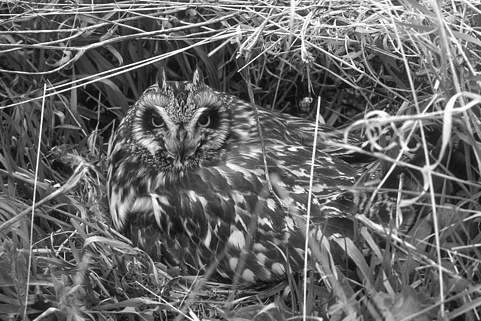
%> input picture em/localfuc/test1.bmp, 481 x 321 px
$ octave test.m   (GNU Octave 9; MATLAB toolbox functions it lacks are replaced by stand-ins)
%> lines starting %> are read from the running program, lines starting %| are printed output that depends on the picture; in (x1, y1, x2, y2) boxes, pixels count from 0 and x2, y2 are one past the last pixel; in counts of white or black regions, pixels touching at a corner belong together; the program's own positions count from 1
%> further down, I11 is the input picture: size 321x481 uint8; min 3, max 255, mean 104.1
### em/localfuc/LBP.m
%LBP returns the local binary pattern image or LBP histogram of an image.
%  J = LBP(I,R,N,MAPPING,MODE) returns either a local binary pattern
%  coded image or the local binary pattern histogram of an intensity
%  image I. The LBP codes are computed using N sampling points on a
%  circle of radius R and using mapping table defined by MAPPING.
%  See the getmapping function for different mappings and use 0 for
%  no mapping. Possible values for MODE are
%       'h' or 'hist'  to get a histogram of LBP codes
%       'nh'           to get a normalized histogram
%  Otherwise an LBP code image is returned.
%
%  J = LBP(I) returns the original (basic) LBP histogram of image I
%
%  J = LBP(I,SP,MAPPING,MODE) computes the LBP codes using n sampling
%  points defined in (n * 2) matrix SP. The sampling points should be
%  defined around the origin (coordinates (0,0)).
%
%  Examples
%  --------
%       I=imread('rice.png');
%       mapping=getmapping(8,'u2');
%       H1=LBP(I,1,8,mapping,'h'); %LBP histogram in (8,1) neighborhood
%                                  %using uniform patterns
%       subplot(2,1,1),stem(H1);
%
%       H2=LBP(I);
%       subplot(2,1,2),stem(H2);
%
%       SP=[-1 -1; -1 0; -1 1; 0 -1; -0 1; 1 -1; 1 0; 1 1];
%       I2=LBP(I,SP,0,'i'); %LBP code image using sampling points in SP
%                           %and no mapping. Now H2 is equal to histogram
%                           %of I2.


function result = lbp(varargin) % image,radius,neighbors,mapping,mode)
% Version 0.3.2
% Authors: Marko Heikkil?and Timo Ahonen


% Changelog
% Version 0.3.2: A bug fix to enable using mappings together with a
% predefined spoints array
% Version 0.3.1: Changed MAPPING input to be a struct containing the mapping
% table and the number of bins to make the function run faster with high number
% of sampling points. Lauge Sorensen is acknowledged for spotting this problem.


% Check number of input arguments.
error(nargchk(1,5,nargin));
image=varargin{1};
d_image=double(image);


if nargin==1
    spoints=[-1 -1; -1 0; -1 1; 0 -1; -0 1; 1 -1; 1 0; 1 1];
    neighbors=8;
    mapping=0;
    mode='h';
end


if (nargin == 2) && (length(varargin{2}) == 1)
    error('Input arguments');
end


if (nargin > 2) && (length(varargin{2}) == 1)
    radius=varargin{2};
    neighbors=varargin{3};

    spoints=zeros(neighbors,2);


    % Angle step.
    a = 2*pi/neighbors;

    for i = 1:neighbors
        spoints(i,1) = -radius*sin((i-1)*a);
        spoints(i,2) = radius*cos((i-1)*a);
    end

    if(nargin >= 4)
        mapping=varargin{4};
        if(isstruct(mapping) && mapping.samples ~= neighbors)
            error('Incompatible mapping');
        end
    else
        mapping=0;
    end

    if(nargin >= 5)
        mode=varargin{5};
    else
        mode='h';
    end
end


if (nargin > 1) && (length(varargin{2}) > 1)
    spoints=varargin{2};
%> spoints = [-1 -1; -1 0; -1 1; 0 -1; 0 1; 1 -1; 1 0; 1 1]
    neighbors=size(spoints,1);
%> neighbors = 8

    if(nargin >= 3)
        mapping=varargin{3};
%> mapping = 0
        if(isstruct(mapping) && mapping.samples ~= neighbors)
            error('Incompatible mapping');
        end
    else
        mapping=0;
    end

    if(nargin >= 4)
        mode=varargin{4};
%> mode = 'i'
    else
        mode='h';
    end
end


% Determine the dimensions of the input image.
[ysize xsize] = size(image);
%> ysize = 321; xsize = 481


miny=min(spoints(:,1));
%> miny = -1
maxy=max(spoints(:,1));
%> maxy = 1
minx=min(spoints(:,2));
%> minx = -1
maxx=max(spoints(:,2));
%> maxx = 1


% Block size, each LBP code is computed within a block of size bsizey*bsizex
bsizey=ceil(max(maxy,0))-floor(min(miny,0))+1;
%> bsizey = 3
bsizex=ceil(max(maxx,0))-floor(min(minx,0))+1;
%> bsizex = 3


% Coordinates of origin (0,0) in the block
origy=1-floor(min(miny,0));
%> origy = 2
origx=1-floor(min(minx,0));
%> origx = 2


% Minimum allowed size for the input image depends
% on the radius of the used LBP operator.
if(xsize < bsizex || ysize < bsizey)
  error('Too small input image. Should be at least (2*radius+1) x (2*radius+1)');
end


% Calculate dx and dy;
dx = xsize - bsizex;
%> dx = 478
dy = ysize - bsizey;
%> dy = 318


% Fill the center pixel matrix C.
C = image(origy:origy+dy,origx:origx+dx);
d_C = double(C);


bins = 2^neighbors;
%> bins = 256


% Initialize the result matrix with zeros.
result=zeros(dy+1,dx+1);
%> result: size 319x479 double; every value is 0


%Compute the LBP code image


for i = 1:neighbors
  y = spoints(i,1)+origy;
  x = spoints(i,2)+origx;
  % Calculate floors, ceils and rounds for the x and y.
  fy = floor(y); cy = ceil(y); ry = round(y);
  fx = floor(x); cx = ceil(x); rx = round(x);
  % Check if interpolation is needed.
  if (abs(x - rx) < 1e-6) && (abs(y - ry) < 1e-6)
    % Interpolation is not needed, use original datatypes
    N = image(ry:ry+dy,rx:rx+dx);
    D = N >= C;
  else
    % Interpolation needed, use double type images
    ty = y - fy;
    tx = x - fx;


    % Calculate the interpolation weights.
    w1 = (1 - tx) * (1 - ty);
    w2 =      tx  * (1 - ty);
    w3 = (1 - tx) *      ty ;
    w4 =      tx  *      ty ;
    % Compute interpolated pixel values
    N = w1*d_image(fy:fy+dy,fx:fx+dx) + w2*d_image(fy:fy+dy,cx:cx+dx) + ...
        w3*d_image(cy:cy+dy,fx:fx+dx) + w4*d_image(cy:cy+dy,cx:cx+dx);
    D = N >= d_C;
  end
  % Update the result matrix.
  v = 2^(i-1);
  result = result + v*D;
end
%> this loop made 8 passes
%> (y, x, fy, cy, ry, fx, cx, rx) on passes 1 to 8: (1, 1, 1, 1, 1, 1, 1, 1), (1, 2, 1, 1, 1, 2, 2, 2), (1, 3, 1, 1, 1, 3, 3, 3), (2, 1, 2, 2, 2, 1, 1, 1), (2, 3, 2, 2, 2, 3, 3, 3), (3, 1, 3, 3, 3, 1, 1, 1), (3, 2, 3, 3, 3, 2, 2, 2), (3, 3, 3, 3, 3, 3, 3, 3)
%> pass 1, in lbp, `D = N >= C;`:
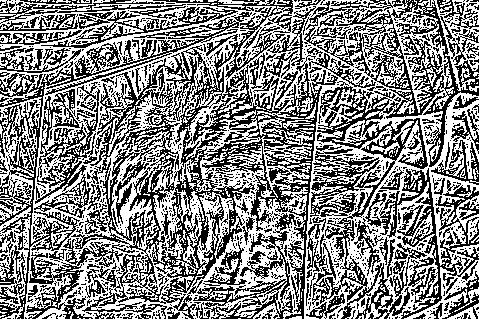
%> D: size 319x479 logical; 52.6% white; black in thin lines or dots
%> after the loop: D: size 319x479 logical; 49.8% white in thin lines or dots


%Apply mapping if it is defined
if isstruct(mapping)
    bins = mapping.num;
    for i = 1:size(result,1)
        for j = 1:size(result,2)
            result(i,j) = mapping.table(result(i,j)+1);
        end
    end
end


if (strcmp(mode,'h') || strcmp(mode,'hist') || strcmp(mode,'nh'))
    % Return with LBP histogram if mode equals 'hist'.
    result=hist(result(:),0:(bins-1));
    if (strcmp(mode,'nh'))
        result=result/sum(result);
    end
else
    %Otherwise return a matrix of unsigned integers
    if ((bins-1)<=intmax('uint8'))
        result=uint8(result);
%> result: size 319x479 uint8
    elseif ((bins-1)<=intmax('uint16'))
        result=uint16(result);
    else
        result=uint32(result);
    end
end
end

### em/localfuc/getmapping.m
% GETMAPPING returns a structure containing a mapping table for LBP codes.
%  MAPPING = GETMAPPING(SAMPLES,MAPPINGTYPE) returns a
%  structure containing a mapping table for
%  LBP codes in a neighbourhood of SAMPLES sampling
%  points. Possible values for MAPPINGTYPE are
%       'u2'   for uniform LBP
%       'ri'   for rotation-invariant LBP
%       'riu2' for uniform rotation-invariant LBP.
%
%  Example:
%       I=imread('rice.tif');
%       MAPPING=getmapping(16,'riu2');
%       LBPHIST=lbp(I,2,16,MAPPING,'hist');
%  Now LBPHIST contains a rotation-invariant uniform LBP
%  histogram in a (16,2) neighbourhood.
%


function mapping = getmapping(samples,mappingtype)
% Version 0.1.1
% Authors: Marko Heikkil?and Timo Ahonen


% Changelog
% 0.1.1 Changed output to be a structure
% Fixed a bug causing out of memory errors when generating rotation
% invariant mappings with high number of sampling points.
% Lauge Sorensen is acknowledged for spotting this problem.


table = 0:2^samples-1;
newMax  = 0; %number of patterns in the resulting LBP code
index   = 0;


if strcmp(mappingtype,'u2') %Uniform 2
  newMax = samples*(samples-1) + 3;
  for i = 0:2^samples-1
    j = bitset(bitshift(i,1,samples),1,bitget(i,samples)); %rotate left
    numt = sum(bitget(bitxor(i,j),1:samples)); %number of 1->0 and
                                               %0->1 transitions
                                               %in binary string
                                               %x is equal to the
                                               %number of 1-bits in
                                               %XOR(x,Rotate left(x))
    if numt <= 2
      table(i+1) = index;
      index = index + 1;
    else
      table(i+1) = newMax - 1;
    end
  end
end


if strcmp(mappingtype,'ri') %Rotation invariant
  tmpMap = zeros(2^samples,1) - 1;
  for i = 0:2^samples-1
    rm = i;
    r  = i;
    for j = 1:samples-1
      r = bitset(bitshift(r,1,samples),1,bitget(r,samples)); %rotate
                                                             %left
      if r < rm
        rm = r;
      end
    end
    if tmpMap(rm+1) < 0
      tmpMap(rm+1) = newMax;
      newMax = newMax + 1;
    end
    table(i+1) = tmpMap(rm+1);
  end
end


if strcmp(mappingtype,'riu2') %Uniform & Rotation invariant
  newMax = samples + 2;
  for i = 0:2^samples - 1
    j = bitset(bitshift(i,1,samples),1,bitget(i,samples)); %rotate left
    numt = sum(bitget(bitxor(i,j),1:samples));
    if numt <= 2
      table(i+1) = sum(bitget(i,1:samples));
    else
      table(i+1) = samples+1;
    end
  end
end


mapping.table=table;
mapping.samples=samples;
mapping.num=newMax;

### em/localfuc/test.m
clear;
%%%%%%%%%%%%%%%%%%%LBP变换后的图像%%%%%%%%%%%%%%%%%%
I11 = imread('test1.bmp');
SP=[-1 -1; -1 0; -1 1; 0 -1; -0 1; 1 -1; 1 0; 1 1];
I12=LBP(I11,SP,0,'i');


I21 = imread('test2.bmp');
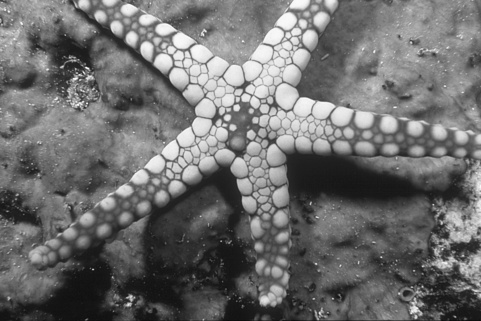
%> input picture em/localfuc/test2.bmp, 481 x 321 px
%> I21 is the input picture: size 321x481 uint8; min 10, max 251, mean 109.5
SP=[-1 -1; -1 0; -1 1; 0 -1; -0 1; 1 -1; 1 0; 1 1];
I22=LBP(I21,SP,0,'i');
%> the loop in lbp (call 2), `for i = 1:neighbors` made 8 passes
%> after the loop in lbp (call 2), `for i = 1:neighbors`: D: size 319x479 logical; 50.2% white; 1501 black regions (1366 under 20 px), largest, box (x1, y1, x2, y2) and area: (0, 0, 339, 319) 17633, (234, 195, 479, 319) 9354, (0, 0, 238, 235) 8682


re1 = abs(I22-I12);
% re1 = 255 - re1;
%%%%%%%%%%%%%%%%%%%%%%%%%%%%%%%%%%%%%%%%%%%%%%%%%%%%
I31 = imread('test3.bmp');
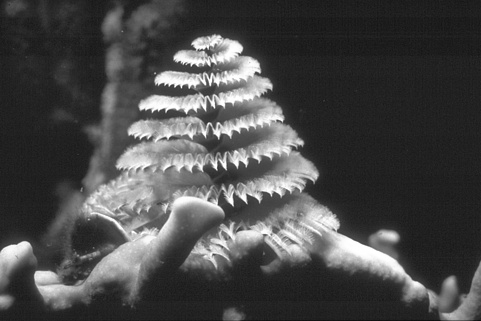
%> input picture em/localfuc/test3.bmp, 481 x 321 px
%> I31 is the input picture: size 321x481 uint8; min 14, max 255, mean 73.4
SP=[-1 -1; -1 0; -1 1; 0 -1; -0 1; 1 -1; 1 0; 1 1];
I32=LBP(I31,SP,0,'i');
%> the loop in lbp (call 3), `for i = 1:neighbors` made 8 passes
%> after the loop in lbp (call 3), `for i = 1:neighbors`: D: size 319x479 logical; 53.3% white; black in thin lines or dots
%> after the loop in lbp (call 3), `for i = 1:neighbors`:
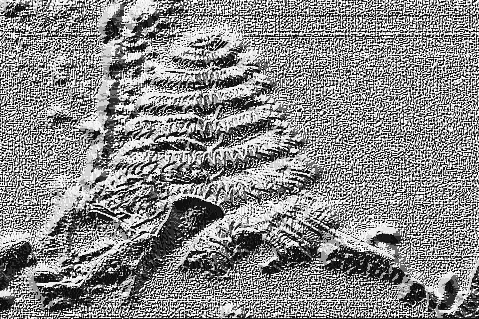
%> result: size 319x479 double; min 0, max 255, mean 137.3


I41 = imread('test4.bmp');
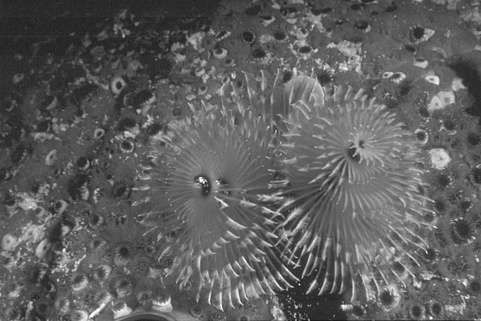
%> input picture em/localfuc/test4.bmp, 481 x 321 px
%> I41 is the input picture: size 321x481 uint8; min 22, max 254, mean 94.6
SP=[-1 -1; -1 0; -1 1; 0 -1; -0 1; 1 -1; 1 0; 1 1];
I42=LBP(I41,SP,0,'i');
%> the loop in lbp (call 4), `for i = 1:neighbors` made 8 passes
%> after the loop in lbp (call 4), `for i = 1:neighbors`:
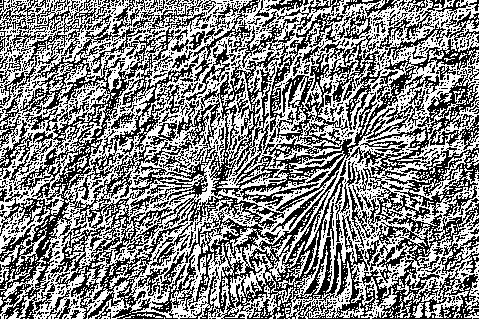
%> D: size 319x479 logical; 52.3% white; black in thin lines or dots
%> after the loop in lbp (call 4), `for i = 1:neighbors`:
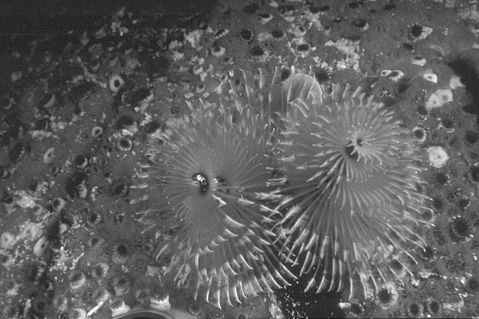
%> N: size 319x479 uint8; min 22, max 254, mean 94.9


re2 = abs(I32-I42);
% re2 = 255 - re2;
%%%%%%%%%%%%%%%%%%%%%%%%%%%%%%%%%%%%%%%%%%%%%%%%%%%%
re3 = abs(I32 - I12);
% re3 = 255 - abs(I32 - I12);
re4 = abs(I32 - I22);
re5 = abs(I42 - I12);
re6 = abs(I42 - I22);


%%%%%%%%%%%%%%%%%%%%%%直方图%%%%%%%%%%%%%%%%%%%%%%%%
mapping=getmapping(8,'u2');
H11=LBP(I11,1,8,mapping,'h'); %LBP histogram in (8,1) neighborhood using uniform patterns
%> H11 = 59 values, max 20793 at index 59, min 395 at index 17, mean 2589.8
subplot(2,2,1),stem(H11);
H12=LBP(I11);
%> H12 = 256 values, max 9336 at index 256, min 7 at index 91, mean 596.9
subplot(2,2,2),stem(H12);


H21=LBP(I21,1,8,mapping,'h'); %LBP histogram in (8,1) neighborhood using uniform patterns
%> H21 = 59 values, max 16565 at index 59, min 278 at index 17, mean 2589.8
subplot(2,2,3),stem(H21);
H22=LBP(I21);
%> H22 = 256 values, max 9558 at index 256, min 7 at index 166, mean 596.9
subplot(2,2,4),stem(H22);


H31=LBP(I31,1,8,mapping,'h'); %LBP histogram in (8,1) neighborhood using uniform patterns
%> H31 = 59 values, max 24731 at index 59, min 211 at index 3, mean 2589.8
subplot(2,2,3),stem(H31);
H32=LBP(I31);
%> H32 = 256 values, max 14960 at index 256, min 11 at index 166, mean 596.9
subplot(2,2,4),stem(H32);
